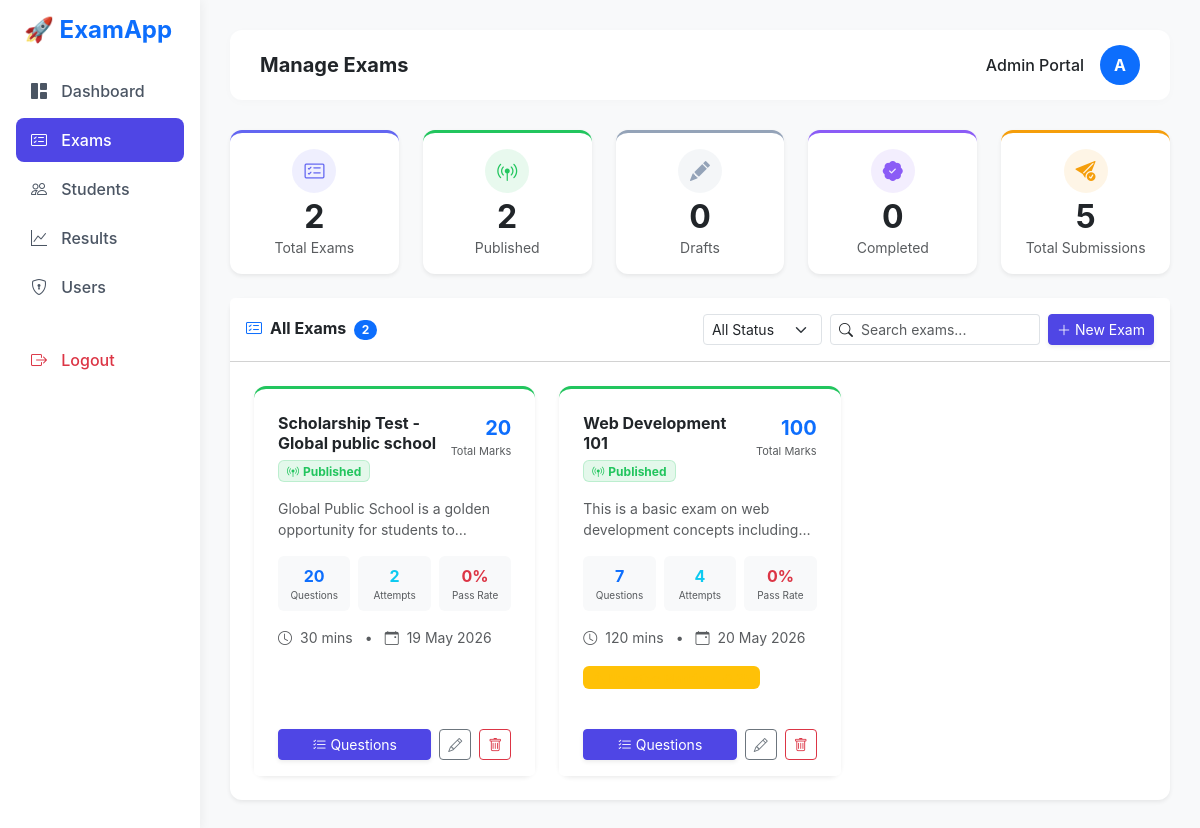
/admin/exams (signed in), run on the app's committed database.
### tables this page shows
CREATE TABLE `exams` (
  `id` int NOT NULL AUTO_INCREMENT,
  `title` varchar(200) NOT NULL,
  `description` text,
  `duration_minutes` int NOT NULL,
  `start_time` datetime NOT NULL,
  `end_time` datetime NOT NULL,
  `passing_marks` decimal(5,2) NOT NULL,
  `total_marks` decimal(5,2) NOT NULL,
  `negative_marking_ratio` decimal(3,2) DEFAULT '0.00',
  `status` enum('draft','published','completed') DEFAULT 'draft',
  `created_at` timestamp NULL DEFAULT CURRENT_TIMESTAMP,
  `created_by` int DEFAULT NULL,
  PRIMARY KEY (`id`),
  KEY `created_by` (`created_by`),
  CONSTRAINT `exams_ibfk_1` FOREIGN KEY (`created_by`) REFERENCES `users` (`id`) ON DELETE SET NULL
);

### app/Controllers/AdminController.php (called while the page is built, shortened)
<?php
class AdminController {
    private $examModel;
    public function __construct() {
        $database = new Database();
        $this->db = $database->connect();
        $this->examModel = new Exam($this->db);
    }
    public function exams() {
        $search = $_GET['search'] ?? '';
        $status = $_GET['status'] ?? '';
        $exams  = $this->examModel->getAllExams($search, $status);
        $stats  = $this->examModel->getExamStats();
        require_once __DIR__ . '/../Views/admin/exams/index.php';
        require_once __DIR__ . '/../Views/layouts/admin.php';
    }
}

### app/Config/Database.php (called while the page is built, shortened)
<?php
class Database {
    private $host = '127.0.0.1';
    private $db_name = 'online_exam_db';
    private $username = 'root';
    private $password = '';
    public function connect() {
        $this->conn = null;
        try {
            $dsn = "mysql:host=" . $this->host . ";dbname=" . $this->db_name . ";charset=utf8mb4";
            $this->conn = new PDO($dsn, $this->username, $this->password);
            $this->conn->setAttribute(PDO::ATTR_ERRMODE, PDO::ERRMODE_EXCEPTION);
            $this->conn->setAttribute(PDO::ATTR_DEFAULT_FETCH_MODE, PDO::FETCH_ASSOC);
        } catch(PDOException $e) {
            echo 'Connection Error: ' . $e->getMessage();
        }
        return $this->conn;
    }
}

### app/Models/Exam.php (called while the page is built, shortened)
<?php
class Exam {
    private $conn;
    private $table = 'exams';
    public function __construct($db) {
        $this->conn = $db;
    }
    public function getAllExams($search = '', $status = '') {
        $where = "WHERE 1=1";
        $params = [];
        $query = "SELECT e.*,
            (SELECT COUNT(*) FROM questions q WHERE q.exam_id = e.id) as question_count,
            (SELECT COUNT(*) FROM exam_attempts ea WHERE ea.exam_id = e.id) as attempt_count,
            (SELECT COUNT(*) FROM exam_attempts ea WHERE ea.exam_id = e.id AND ea.status = 'evaluated' AND ea.score >= e.passing_marks) as pass_count
            FROM " . $this->table . " e $where ORDER BY e.created_at DESC";
        $stmt = $this->conn->prepare($query);
        $stmt->execute($params);
        return $stmt->fetchAll(PDO::FETCH_ASSOC);
    }
    public function getExamStats() {
        $query = "SELECT
            COUNT(*) as total,
            SUM(status = 'published') as published,
            SUM(status = 'draft') as draft,
            SUM(status = 'completed') as completed,
            (SELECT COUNT(*) FROM exam_attempts WHERE status = 'evaluated') as total_submissions
            FROM " . $this->table;
        $stmt = $this->conn->prepare($query);
        $stmt->execute();
        return $stmt->fetch(PDO::FETCH_ASSOC);
    }
}

### app/Views/admin/exams/index.php (the view, shortened to what this page needs)
<?php
$statusMeta = [
    'published' => ['label'=>'Published','color'=>'#22c55e','bg'=>'rgba(34,197,94,.12)','icon'=>'bi-broadcast-pin'],
    'draft'     => ['label'=>'Draft',    'color'=>'#94a3b8','bg'=>'rgba(148,163,184,.15)','icon'=>'bi-pencil-fill'],
    'completed' => ['label'=>'Completed','color'=>'#6366f1','bg'=>'rgba(99,102,241,.12)', 'icon'=>'bi-patch-check-fill'],
];
?>
<div class="row g-4 mb-4">
    <?php $cards = [
        ['label'=>'Total Exams',        'value'=>$stats['total']??0,             'color'=>'#6366f1','icon'=>'bi-card-checklist'],
        ['label'=>'Published',          'value'=>$stats['published']??0,         'color'=>'#22c55e','icon'=>'bi-broadcast-pin'],
        ['label'=>'Drafts',             'value'=>$stats['draft']??0,             'color'=>'#94a3b8','icon'=>'bi-pencil-fill'],
        ['label'=>'Completed',          'value'=>$stats['completed']??0,         'color'=>'#8b5cf6','icon'=>'bi-patch-check-fill'],
        ['label'=>'Total Submissions',  'value'=>$stats['total_submissions']??0, 'color'=>'#f59e0b','icon'=>'bi-send-check-fill'],
    ];
    foreach($cards as $card): ?>
    <div class="col-sm-6 col-xl">
        <div class="card border-0 shadow-sm h-100" style="border-top:3px solid <?=$card['color']?> !important;">
            <div class="card-body py-3 text-center">
                <div class="rounded-circle d-inline-flex align-items-center justify-content-center mb-2"
                     style="width:44px;height:44px;background:<?=$card['color']?>1a;">
                    <i class="bi <?=$card['icon']?> fs-5" style="color:<?=$card['color']?>;"></i>
                </div>
                <div class="fw-bold fs-2 lh-1"><?=$card['value']?></div>
                <div class="text-muted small mt-1"><?=$card['label']?></div>
            </div>
        </div>
    </div>
    <?php endforeach; ?>
</div>
<div class="card border-0 shadow-sm">
    <div class="card-header bg-white py-3">
        <div class="row align-items-center g-3">
            <div class="col-md-4">
                <h6 class="m-0 fw-bold text-dark"><i class="bi bi-card-checklist text-primary me-2"></i>All Exams <span class="badge bg-primary rounded-pill ms-1"><?= count($exams) ?></span></h6>
            </div>
            <div class="col-md-8">
                <div class="d-flex flex-wrap gap-2 justify-content-end">
                    <form method="GET" action="/admin/exams" class="d-flex flex-wrap gap-2" id="filter-form">
                        <select name="status" class="form-select form-select-sm" style="width:auto;" onchange="document.getElementById('filter-form').submit()">
                            <option value="">All Status</option>
                        </select>
                        <div class="input-group input-group-sm" style="width:210px;">
                            <span class="input-group-text bg-white"><i class="bi bi-search"></i></span>
                            <input type="text" name="search" class="form-control border-start-0 ps-0" placeholder="Search exams..." value="<?= htmlspecialchars($_GET['search']??'') ?>">
                        </div>
                    </form>
                    <a href="/admin/exams/create" class="btn btn-sm btn-primary shadow-sm"><i class="bi bi-plus-lg me-1"></i>New Exam</a>
                </div>
            </div>
        </div>
    </div>
    <?php if(empty($exams)): ?>
    <div class="card-body text-center py-5 text-muted">
        <i class="bi bi-card-checklist fs-1 d-block mb-3 opacity-50"></i>
        <p class="mb-3">No exams found.</p>
        <a href="/admin/exams/create" class="btn btn-primary"><i class="bi bi-plus-lg me-1"></i>Create First Exam</a>
    </div>
    <?php else: ?>
    <div class="card-body p-4">
        <div class="row g-4">
            <?php foreach($exams as $exam):
                $sm = $statusMeta[$exam['status']] ?? $statusMeta['draft'];
                $passRate = $exam['attempt_count'] > 0
                    ? round(($exam['pass_count'] / $exam['attempt_count']) * 100) : null;
                $now = new DateTime();
                $start = new DateTime($exam['start_time']);
                $end   = new DateTime($exam['end_time']);
                $isLive = $now >= $start && $now <= $end && $exam['status'] === 'published';
            ?>
            <div class="col-md-6 col-xl-4">
                <div class="card border-0 shadow-sm h-100 exam-card" style="border-top:3px solid <?=$sm['color']?> !important;transition:transform .2s,box-shadow .2s;">
                    <div class="card-body p-4">
                        <div class="d-flex justify-content-between align-items-start mb-3">
                            <div class="flex-grow-1 me-2">
                                <h6 class="fw-bold text-dark mb-1 lh-sm"><?= htmlspecialchars($exam['title']) ?></h6>
                                <?php if($isLive): ?>
                                    <span class="badge bg-success bg-opacity-15 text-success border border-success border-opacity-25 d-inline-flex align-items-center gap-1">
                                        <span class="d-inline-block rounded-circle bg-success" style="width:6px;height:6px;animation:pulse 1s infinite;"></span>LIVE
                                    </span>
                                <?php else: ?>
                                    <span class="badge px-2 py-1" style="background:<?=$sm['bg']?>;color:<?=$sm['color']?>;border:1px solid <?=$sm['color']?>33;">
                                        <i class="bi <?=$sm['icon']?> me-1"></i><?=$sm['label']?>
                                    </span>
                                <?php endif; ?>
                            </div>
                            <div class="text-end flex-shrink-0">
                                <div class="fw-bold fs-5 text-primary"><?= rtrim(rtrim($exam['total_marks'],'0'),'.') ?></div>
                                <div class="text-muted" style="font-size:11px;">Total Marks</div>
                            </div>
                        </div>
                        <?php if(!empty($exam['description'])): ?>
                        <p class="text-muted small mb-3" style="display:-webkit-box;-webkit-line-clamp:2;-webkit-box-orient:vertical;overflow:hidden;">
                            <?= htmlspecialchars($exam['description']) ?>
                        </p>
                        <?php endif; ?>
                        <div class="row g-2 mb-3">
                            <div class="col-4 text-center">
                                <div class="bg-light rounded py-2">
                                    <div class="fw-bold text-primary"><?= $exam['question_count'] ?? 0 ?></div>
                                    <div class="text-muted" style="font-size:10px;">Questions</div>
                                </div>
                            </div>
                            <div class="col-4 text-center">
                                <div class="bg-light rounded py-2">
                                    <div class="fw-bold text-info"><?= $exam['attempt_count'] ?? 0 ?></div>
                                    <div class="text-muted" style="font-size:10px;">Attempts</div>
                                </div>
                            </div>
                            <div class="col-4 text-center">
                                <div class="bg-light rounded py-2">
                                    <div class="fw-bold <?= $passRate !== null ? ($passRate >= 50 ? 'text-success' : 'text-danger') : 'text-muted' ?>">
                                        <?= $passRate !== null ? $passRate.'%' : '—' ?>
                                    </div>
                                    <div class="text-muted" style="font-size:10px;">Pass Rate</div>
                                </div>
                            </div>
                        </div>
                        <div class="d-flex align-items-center gap-2 text-muted small mb-3">
                            <i class="bi bi-clock"></i>
                            <span><?= $exam['duration_minutes'] ?> mins</span>
                            <span class="mx-1">•</span>
                            <i class="bi bi-calendar-event"></i>
                            <span><?= date('d M Y', strtotime($exam['start_time'])) ?></span>
                        </div>
                        <?php if($exam['negative_marking_ratio'] > 0): ?>
                        <div class="mb-3">
                            <span class="badge bg-warning bg-opacity-15 text-warning border border-warning border-opacity-25 small">
                                <i class="bi bi-exclamation-triangle-fill me-1"></i>Negative Marking: -<?=$exam['negative_marking_ratio']?>
                            </span>
                        </div>
                        <?php endif; ?>
                    </div>
                    <div class="card-footer bg-white border-0 pt-0 pb-3 px-4">
                        <div class="d-flex gap-2 flex-wrap">
                            <a href="/admin/questions?exam_id=<?=$exam['id']?>" class="btn btn-sm btn-primary flex-grow-1 shadow-sm">
                                <i class="bi bi-list-check me-1"></i>Questions
                            </a>
                            <a href="/admin/exams/edit?id=<?=$exam['id']?>" class="btn btn-sm btn-outline-secondary" title="Edit"><i class="bi bi-pencil"></i></a>
                            <button class="btn btn-sm btn-outline-danger delete-exam-btn"
                                    data-id="<?=$exam['id']?>" data-title="<?=htmlspecialchars($exam['title'])?>" title="Delete">
                                <i class="bi bi-trash"></i>
                            </button>
                        </div>
                    </div>
                </div>
            </div>
            <?php endforeach; ?>
        </div>
    </div>
    <?php endif; ?>
</div>

### app/Views/layouts/admin.php (style rules this page uses)
body { background-color: #f8f9fa; font-family: 'Inter', sans-serif; }
.card { border: none; border-radius: 12px; box-shadow: 0 4px 12px rgba(0,0,0,0.03); }
.btn-primary { background-color: #4F46E5; border-color: #4F46E5; }

### data on the page
exams: title "Scholarship Test - Global public school", status "Published", total_marks "20", description "Global Public School is a golden opportunity for students…", question_count "20", attempt_count "2", passRate "0", duration_minutes "30", start_time "19 May 2026"
exams: title "Web Development 101", status "Published", total_marks "100", description "This is a basic exam on web development concepts…", question_count "7", attempt_count "4", passRate "0", duration_minutes "120", start_time "20 May 2026"

### other printed values
$title "Manage Exams"
$card['value'] "2"
$card['label'] "Total Exams"
$card['label'] "Published"
$card['value'] "0"
$card['label'] "Drafts"
$card['label'] "Completed"
$card['value'] "5"
$card['label'] "Total Submissions"
count($exams) "2"
